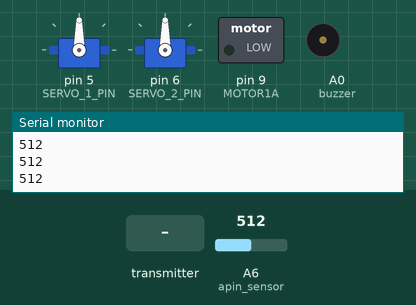
This sketch was run on a simulated Arduino Mega 2560, built with avr-gcc and run on an emulated ATmega2560. Shown: 2 × servo, switched loads named in the sketch (green lamp = pin HIGH), buzzer (waves = sounding), the last lines printed to the serial monitor. The inputs (shaded band) are chosen by the test bench; at power-on: A6 (apin_sensor) = 512. No radio packets arrive unless stated; pins used as bus, display or sensor lines are not drawn.

Above: at 1.9 s.
2.0 s: the transmitter starts sending buffer.0 = 0
At 2.3 s:
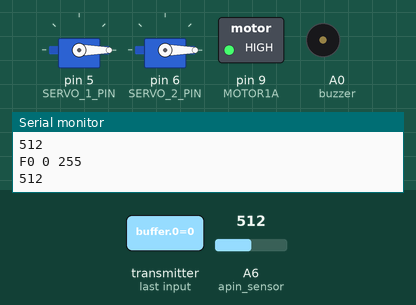
3.5 s: A6 (apin_sensor) set to 487
At 4.7 s:
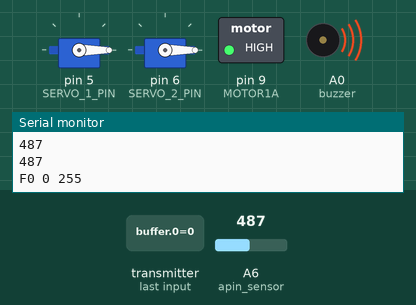
5.0 s: the transmitter starts sending buffer.2 = 1023
At 6.2 s:
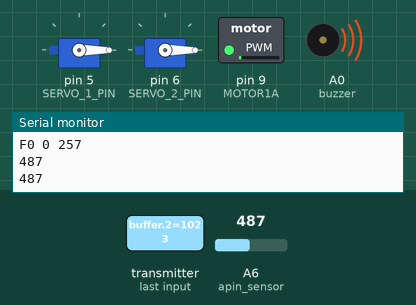
6.5 s: the transmitter starts sending buffer.2 = 0
At 7.7 s:
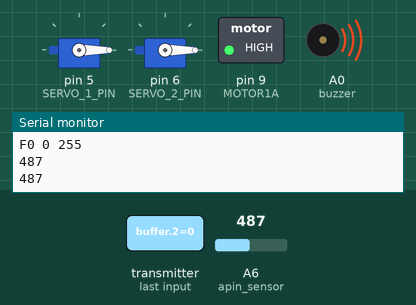
8.0 s: A6 (apin_sensor) set to 510
At 8.8 s:
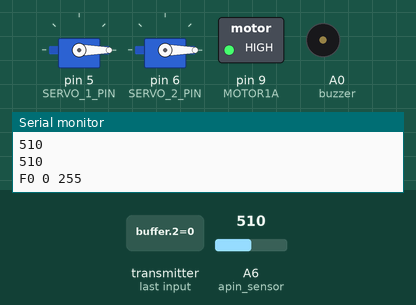
9.5 s: A6 (apin_sensor) set to 490
At 10.2 s:
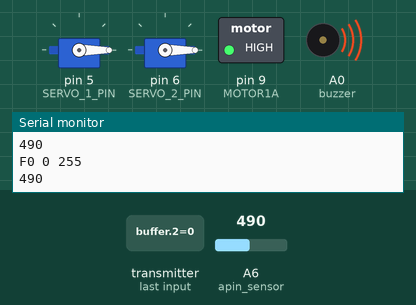
Timing chart, 0 to 12.0 s (numbered marks = the images above; inputs shaded):
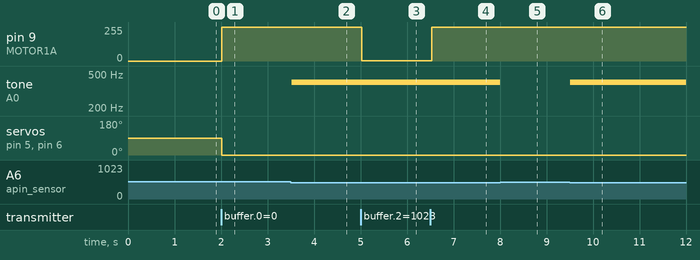

Measured:
- the behaviour switches between 500 and 499 on A6 (apin_sensor) (found by bisection; images 1 and 2)
- after the input at 2.0 s, pin 9 (MOTOR1A): 0/255 → 255/255 at once; servo on pin 5 (SERVO_1_PIN), servo on pin 6 (SERVO_2_PIN): 90° → 0° at once
- after the input at 3.5 s, tone on A0 (buzzer): silent → 400 Hz at once
- after the input at 5.0 s, pin 9 (MOTOR1A): 255/255 → 1/255 at once
- after the input at 6.5 s, pin 9 (MOTOR1A): 1/255 → 255/255 at once
- after the input at 8.0 s, tone on A0 (buzzer): 400 Hz → silent at once
- after the input at 9.5 s, tone on A0 (buzzer): silent → 400 Hz at once

The sketch:

rf_r_music.ino
```cpp
#include <SPI.h>
#include <nRF24L01.h>
#include <RF24.h>
#include <Servo.h>

#define SERVO_1_PIN  5 //assign servo_1_pin to D5
#define SERVO_2_PIN  6 //assign servo_2_pin to D6

#define MOTOR1A 9 //define motor speed pin
#define MOTOR1B 3 //define motor direction pin

#define MOTOR_DEAD_ZONE   50 //define motor deadzone

#define dpin_sensor 19 //define digital pin of moisture sensor
#define apin_sensor A6 //define analog pin of moisture sensor
#define buzzer A0 //define buzzer pin

RF24 radio(7, 8); //define radio CE & CSN pins
const byte addresses[][6] = {"00001", "00002"};
Servo Servo1;
Servo Servo2;

static int8_t Send_buf[6] = {0};

#define CMD_SEL_DEV 0X35 //select the SD card of the audio board
#define DEV_TF 0X01
#define CMD_SET_VOLUME 0X31 //set volume of audio board
#define CMD_PLAY_W_VOL 0X31 //play with volume
#define CMD_SET_PLAY_MODE 0X33 //set play mode of audio board
#define ALL_CYCLE 0X00 //cycle all songs
#define SINGLE_CYCLE 0X01 //single repeat
#define CMD_PLAY_COMBINE 0X45

void sendCommand(int8_t command, int16_t dat);

void setup()
{
  Serial.begin(9600); //begin serial communication

  Servo1.attach(SERVO_1_PIN); //attach servo_1_pin to servo1
  Servo2.attach(SERVO_2_PIN); //attach servo_2_pin to servo2

  radio.begin(); //initialise the radio
  radio.openWritingPipe(addresses[0]); //open a pipe for writing arrays
  radio.openReadingPipe(1, addresses[1]); //open a reading pipe
  radio.setPALevel(RF24_PA_MIN); //set power amplifier level
  radio.startListening(); //receive mode

  Serial1.begin(9600); //begin serial communication
	delay(500);
  sendCommand(CMD_SEL_DEV, DEV_TF); //select the SD card of the audio board
	delay(200);
	playWithVolume(0X1201); //set play volume

  pinMode(dpin_sensor, OUTPUT);
  digitalWrite(dpin_sensor, LOW);
}

void loop()
{
  if (radio.available())
  {
    char buffer[3];
    radio.read(buffer, 3); //read the three buffer values from the radio transceiver
    int angle1 = buffer[0]; //write buffer 0 to variable angle1
    int angle2 = buffer[1]; //write buffer 1 to variable angle2

    int speed = map(buffer[2], 255, 0, -255, 255); //map buffer 2 to speed & direction values

  if (speed < -MOTOR_DEAD_ZONE) //if speed is below -motor dead zone
    {
      digitalWrite(MOTOR1A, HIGH);
      analogWrite(MOTOR1B, -speed);
      Serial.print('B'); //rotate the motor backwards
    }
  else if(speed > MOTOR_DEAD_ZONE) //if speed is above motor dead zone
    {
      digitalWrite(MOTOR1B, HIGH);
      analogWrite(MOTOR1A, speed);
      Serial.print('F'); //rotate the motor forwards
    }
    else //else
    {
      digitalWrite(MOTOR1A, HIGH);
      digitalWrite(MOTOR1B, HIGH);
      Serial.print('S'); //stall
    }

    Servo1.write(angle1); //write angle1 to servo1
    Servo2.write(angle2); //write angle2 to servo2

    Serial.print(angle1); //serial print angle1 for debugging
    Serial.print(" ");
    Serial.print(angle2); //serial print angle2 for debugging
    Serial.print(" ");
    Serial.println(speed); //serial print speed for debugging
  }
  else
  {
    delay(1);
  }

  Serial.println(readSensor());
  if (readSensor() < 500) //if the moisture sensor reads below 500
  {
    tone (buzzer, 400); //sound the buzzer
  }
  else //else
  {
    noTone (buzzer); //nothing
  }
}

void playWithVolume(int16_t dat)
{
  mp3_6bytes(CMD_PLAY_W_VOL, dat); //play 6 byte mp3 with designated volume
}

void sendCommand(int8_t command, int16_t dat = 0)
{
  if((command == CMD_PLAY_W_VOL)||(command == CMD_SET_PLAY_MODE)||(command == CMD_PLAY_COMBINE))
  	return;
  else if(command < 0x50)
  {
	mp3_6bytes(command, dat);
  }
  else return;
}

void mp3_6bytes(int8_t command, int16_t dat)
{
  Send_buf[0] = 0x7e;
  Send_buf[1] = 0x04;
  Send_buf[2] = command;
  Send_buf[3] = (int8_t)(dat >> 8);
  Send_buf[4] = (int8_t)(dat);
  Send_buf[5] = 0xef;
  sendBytes(6); //write data to audio board to play music
}

void sendBytes(uint8_t nbytes)
{
  for(uint8_t i=0; i < nbytes; i++)
  {
    Serial1.write(Send_buf[i]) ;
  }
}

int readSensor()
{
  digitalWrite(dpin_sensor, HIGH); //set the digital moisture sensor pin to high
  delay(20);
  int val = analogRead(apin_sensor); //read the analog moisture sensor pin value
  digitalWrite(dpin_sensor, LOW); //set the digital moisture sensor pin to low
  return val;
}
```
